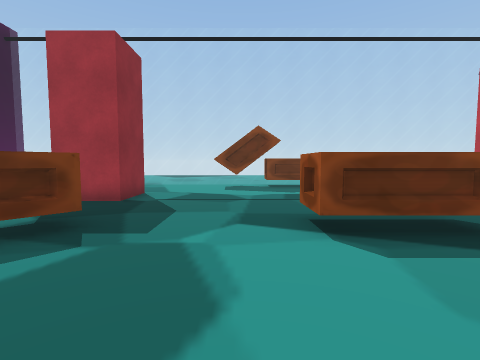
view 1 (above)

19 first-person views from a walk through a 3-D level made in the Unity game engine. The camera is 1.3 m above the floor, tilts 4° down and sees 85° across. The floor is counted in squares, 1.11 m on a side. Each view is taken from the middle of a square. On the plan, view 1 faces up. The plan holds only what a view shows up to about 12 squares ahead; the rest is blank. The place goes on beyond the plan. The player is left out.

view 2
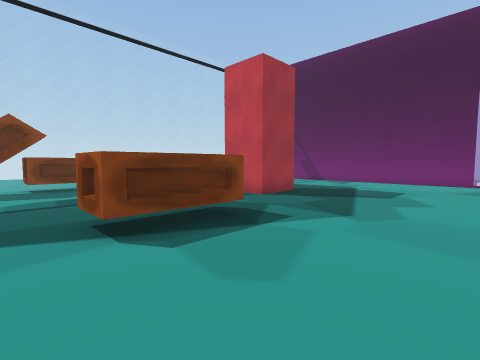

view 3
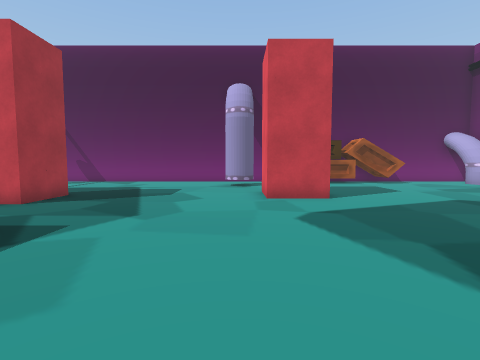

view 4
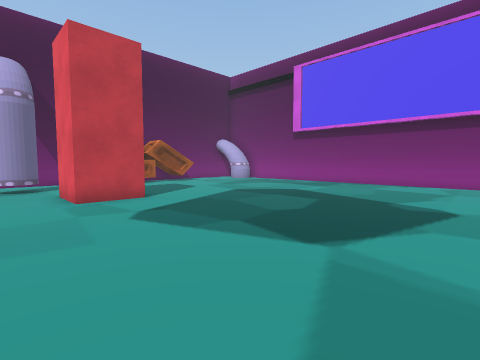

view 5
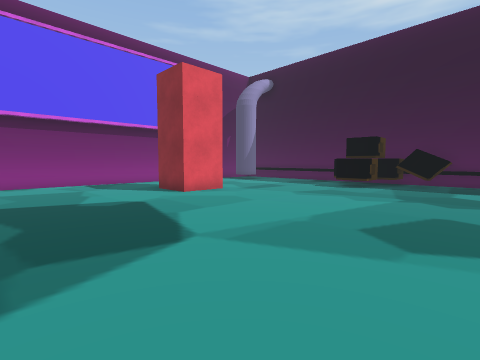

view 6
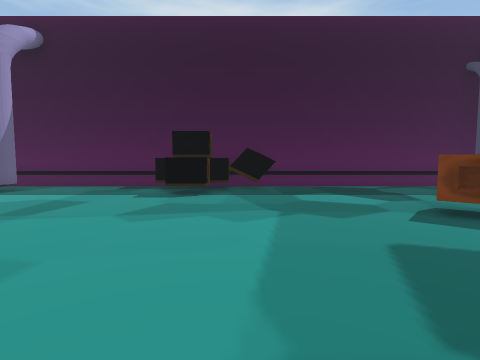

view 7
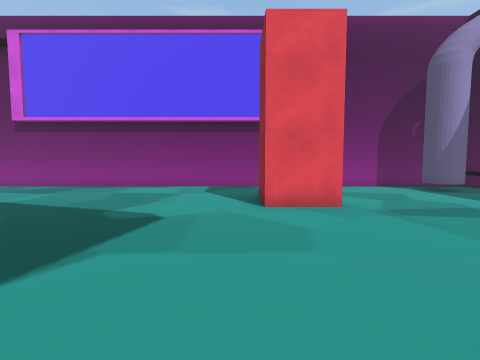

view 8
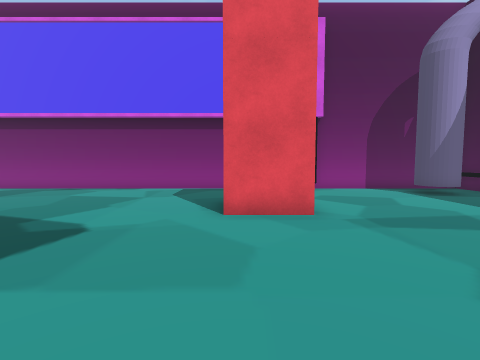

view 9
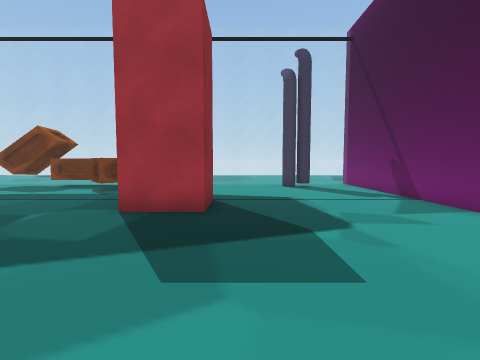

view 10
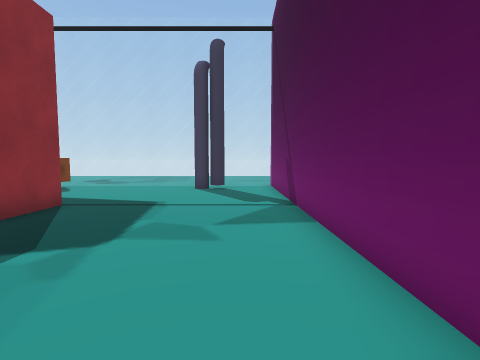

view 11
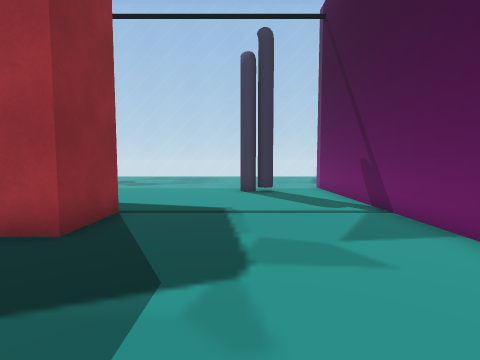

view 12
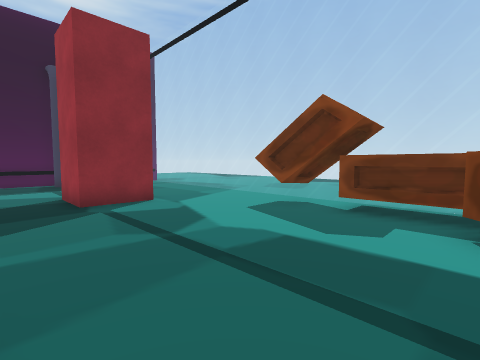

view 13
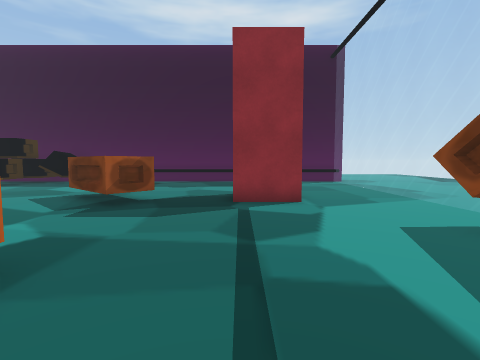

view 14
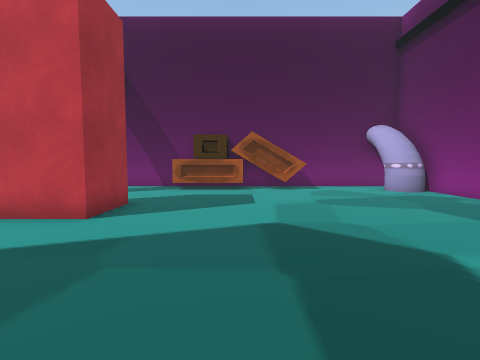

view 15
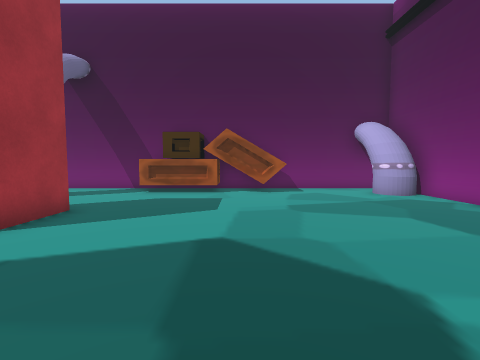

view 16
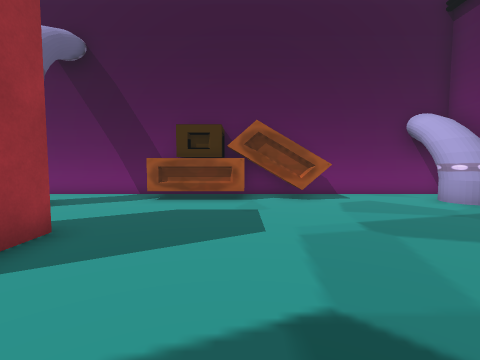

view 17
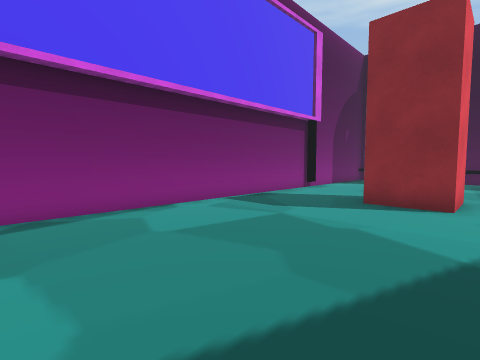

view 18
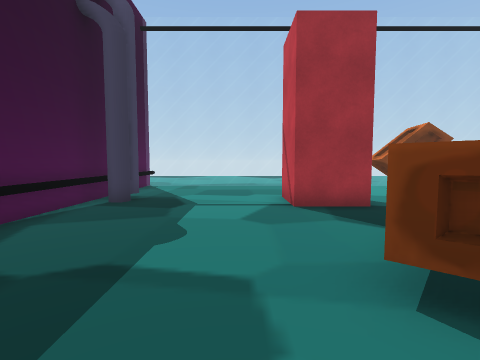

view 19
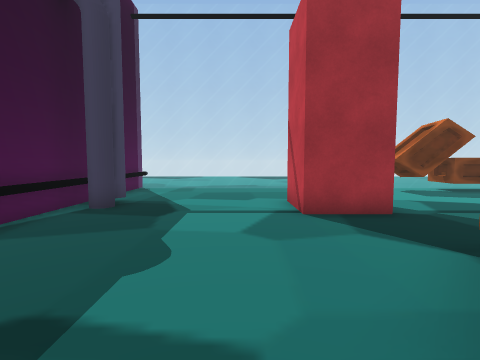

### Floor plan
Key: @ floor where view 1 was taken; # wall or solid block; x gap in a wall; . floor; = window, fence, low wall or low ledge; ^ raised ledge; C column.
Columns run from 12 left of view 1 to 16 right of it. Each row starts with its distance up from view 1.
 14 ##========         ======#==#
 13 #^.........###     ......x..#
 12 #^.........###^^^ ^......#..#
 11 #^..............^^ .........#
 10 #^.....CC.........  ........#
  9 ##.....CC..........  .......#
  8 #^.....CC..........C C......#
  7 #^.................C C......#
  6 #^.................CCC......#
  5  ^......^^....^ ^...........#
  4  ^.....^^^....^^^...........#
  3  ^.....^^...................#
  2  ^..........................#
  1  ^..........................#
  0 #^..........@............#..#
 -1  ^#..................CC.....#
 -2  ##..................C .....#
 -3   ^^.................CC...^^#
 -4   #^^.....................###
 -5   ^.......................###
 -6  ^........................###
 -7  ^........................###
 -8  ^.......CC...............###
 -9  ^.......CC.................#
-10  ^..........................#
-11  ^..........................#
-12 #^##......................#.#
-13 #^.......................####
-14   #########################

Positions as (right, up) in squares from view 1, and headings:
1: (0, 0), facing up
2: (0, 0), facing up-right
3: (0, 0), facing right
4: (0, 1), facing down-right
5: (4, 1), facing down-left
6: (1, -2), facing left
7: (-1, -1), facing down
8: (-2, -2), facing down
9: (10, 0), facing up
10: (14, 1), facing up
11: (12, 2), facing up
12: (4, 6), facing up-left
13: (4, 8), facing left
14: (3, -6), facing right
15: (4, -7), facing right
16: (6, -6), facing right
17: (6, -7), facing down-left
18: (-7, 1), facing up
19: (-7, 2), facing up
